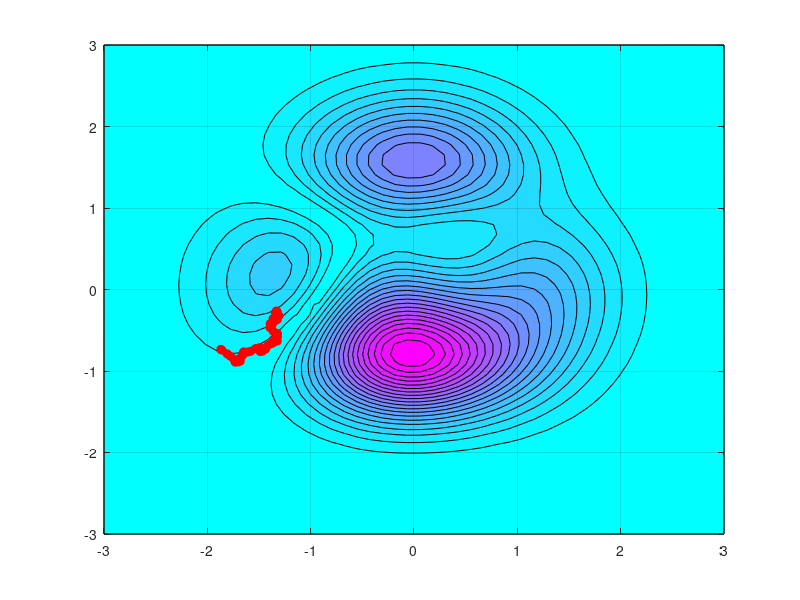

Write the MATLAB code that produced this figure. (Note: this script raises an error after producing the figure.)
%Hill Climbing 
%===============================
%Francisco Conceição al73819
%================================

clear
close all
clc

%Inicialização dos vetores X Y Z
X = zeros(1,1);
Y = zeros(1,1);
Z = zeros(1,1);
I = zeros(1,1);

a = 9;
b = 5;

f1 = @(x,y) a .* (1- x^2) .* exp(-x.^2 - (y+1).^2);
f2 =  @(x, y) -b .* (x./5 - x.^3 - y.^5) .* exp(-x.^2 - y.^2);
f3 =  @(x, y) -1/3 .* exp(-(x + 1).^2 - y.^2);
f =  @(x,y) abs(f1(x,y) + f2(x,y) + f3(x,y));


Max = [3 3];
Min = [-3 -3];

EixoX = linspace(-3, 3, 50);
EixoY = linspace(-3, 3, 50);

[cordX, cordY] = meshgrid(EixoX, EixoY);

cordZ = f(cordX, cordY);
contourf(cordX, cordY, cordZ, 20);
colormap(cool)
hold on

x = 3 + (-3 -3)* rand();
y= 3 + (-3 -3)* rand();

p = plot(x, y, 'ro','MarkerFaceColor','r');
grid on;

for i = 1:500
    x_temp = (rand - 0.5) * 2 * 0.05 + x;
    y_temp = (rand - 0.5) * 2 * 0.05 + y;
    
    x_temp = min(x_temp, Max(1));
    y_temp = min(y_temp, Max(2));

    if(f(x_temp, y_temp) > f(x, y))
        x = x_temp;
        y = y_temp;

        plot(x, y, 'ro','MarkerFaceColor','r');
        pause(0.05);
    end
    
    X(i) = x;
    Y(i) = y;
    Z(i) = f(x, y);
    I(i) = i;
end
f = figure;

colormap(f,cool);
C = cordX .* cordY;
surf(cordX, cordY, cordZ, C);
colorbar;
hold on;
plot3(X, Y, Z, 'ro', 'MarkerFaceColor','r');
figure("Name", "AAA");
plot(I,X,I, Y, I, Z); 
legend('X','Y','Z');
hold off